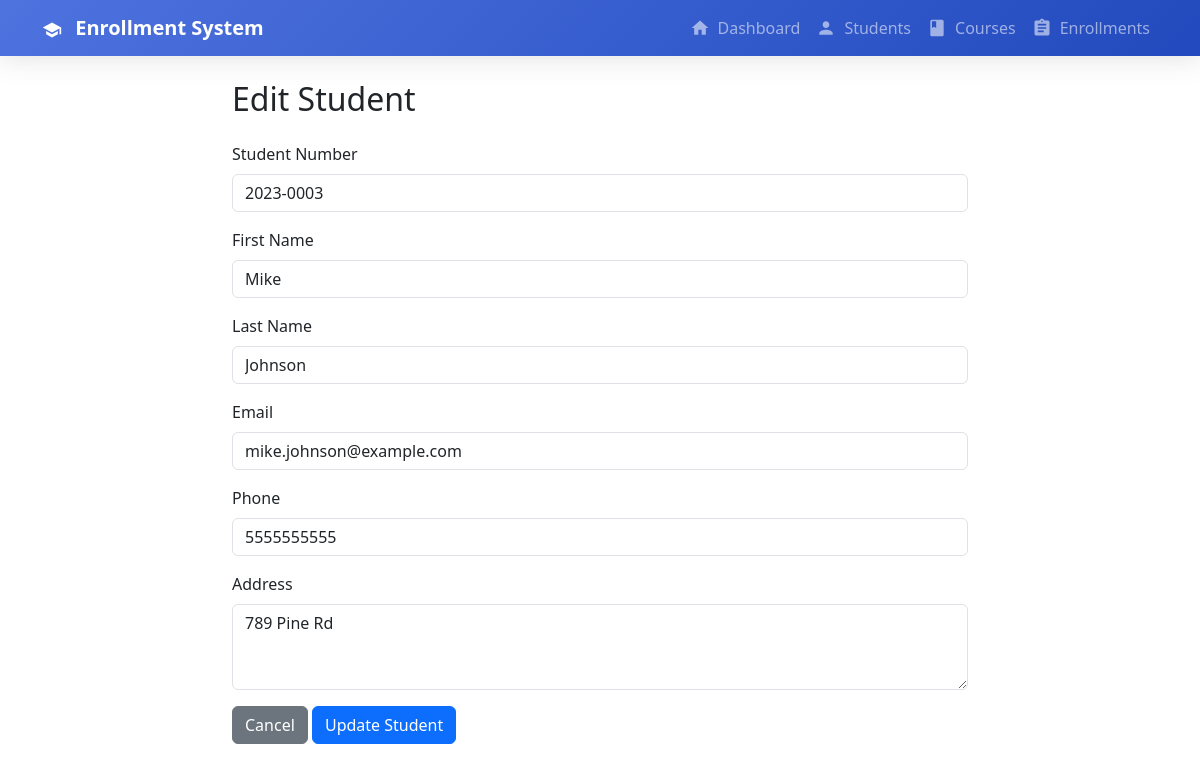
Page /students/edit.php?id=3 on the committed database.
### tables this page shows
CREATE TABLE IF NOT EXISTS students (
    id INT PRIMARY KEY AUTO_INCREMENT,
    student_number VARCHAR(20) UNIQUE NOT NULL,
    first_name VARCHAR(50) NOT NULL,
    last_name VARCHAR(50) NOT NULL,
    email VARCHAR(100) UNIQUE NOT NULL,
    phone VARCHAR(20),
    address TEXT,
    created_at TIMESTAMP DEFAULT CURRENT_TIMESTAMP
);

### students/edit.php (the view, shortened to what this page needs)
<?php
require_once '../includes/config.php';
$id = $_GET['id'];
$student = null;
$query = "SELECT * FROM students WHERE id = ?";
$stmt = mysqli_prepare($conn, $query);
mysqli_stmt_bind_param($stmt, "i", $id);
mysqli_stmt_execute($stmt);
$result = mysqli_stmt_get_result($stmt);
if ($result && mysqli_num_rows($result) > 0) {
    $student = mysqli_fetch_assoc($result);
} else {
    header('Location: list.php');
    exit();
}
?>
<!DOCTYPE html>
<html lang="en">
<head>
    <link rel="stylesheet" href="../includes/style.css">
    <link href="/enrollment/bootstrap-5.3.3-dist/bootstrap-5.3.3-dist/css/bootstrap.min.css" rel="stylesheet">
</head>
<body>
    <?php
        include '../includes/nav.php';
    ?>
    <div class="container mt-4">
        <div class="row">
            <div class="col-md-8 offset-md-2">
                <h2>Edit Student</h2>
                <form method="POST" class="mt-4">
                    <div class="mb-3">
                        <label for="student_number" class="form-label">Student Number</label>
                        <input type="text" class="form-control" id="student_number" name="student_number" value="<?= htmlspecialchars($student['student_number']) ?>" required>
                    </div>
                    <div class="mb-3">
                        <label for="first_name" class="form-label">First Name</label>
                        <input type="text" class="form-control" id="first_name" name="first_name" value="<?= htmlspecialchars($student['first_name']) ?>" required>
                    </div>
                    <div class="mb-3">
                        <label for="last_name" class="form-label">Last Name</label>
                        <input type="text" class="form-control" id="last_name" name="last_name" value="<?= htmlspecialchars($student['last_name']) ?>" required>
                    </div>
                    <div class="mb-3">
                        <label for="email" class="form-label">Email</label>
                        <input type="email" class="form-control" id="email" name="email" value="<?= htmlspecialchars($student['email']) ?>" required>
                    </div>
                    <div class="mb-3">
                        <label for="phone" class="form-label">Phone</label>
                        <input type="tel" class="form-control" id="phone" name="phone" value="<?= htmlspecialchars($student['phone']) ?>">
                    </div>
                    <div class="mb-3">
                        <label for="address" class="form-label">Address</label>
                        <textarea class="form-control" id="address" name="address" rows="3"><?= htmlspecialchars($student['address']) ?></textarea>
                    </div>
                    <div class="mb-3">
                        <a href="index.php" class="btn btn-secondary">Cancel</a>
                        <button type="submit" class="btn btn-primary">Update Student</button>
                    </div>
                </form>
            </div>
        </div>
    </div>
</body>
</html>

### includes/style.css (style rules this page uses)
:root { --primary-color: #4e73df; --secondary-color: #1cc88a; --accent-color: #f6c23e; --dark-color: #5a5c69; }
body { background-color: #f8f9fc; font-family: 'Nunito', -apple-system, BlinkMacSystemFont, sans-serif; }
.btn-primary { background-color: var(--primary-color); border-color: var(--primary-color); }

### rows in the picture
students: student_number "2023-0003", first_name "Mike", last_name "Johnson", email "mike.johnson@example.com", phone "5555555555", address "789 Pine Rd"
